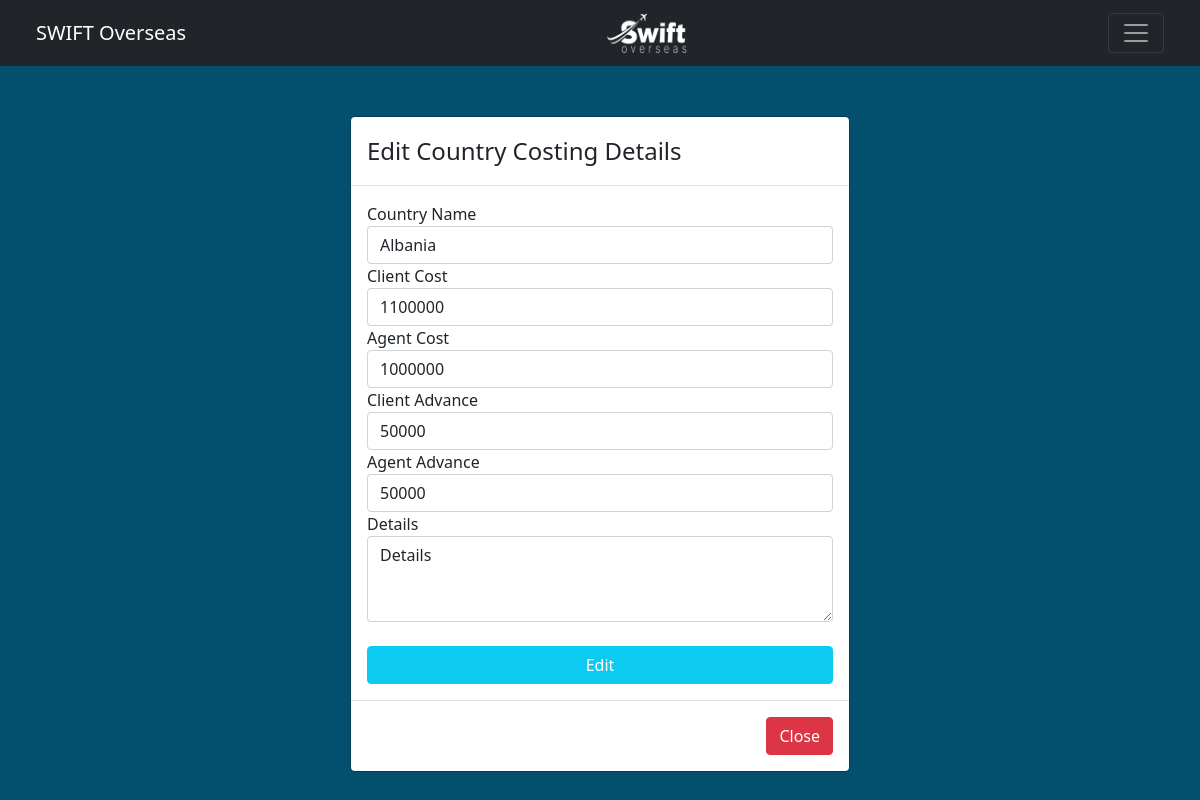
The page /countryCostEdit.php?userid=1 (signed in) on the database its author committed.
### tables this page shows
CREATE TABLE `tb_countrydetails` (
  `id` int(11) NOT NULL,
  `countryName` varchar(255) DEFAULT NULL,
  `clientCost` int(11) DEFAULT NULL,
  `clientAdvance` int(11) DEFAULT NULL,
  `agentCost` int(11) DEFAULT NULL,
  `agentAdvance` int(11) DEFAULT NULL,
  `remark` varchar(255) DEFAULT NULL
);

### countryCostEdit.php (the view, shortened to what this page needs)
<?php
include 'controller/session.php';
?>
<!DOCTYPE html>
<html lang="en">
<head>
    <link href="https://cdn.jsdelivr.net/npm/bootstrap@5.0.2/dist/css/bootstrap.min.css" rel="stylesheet">
    <link rel="stylesheet" href="css/countryCostEdit.css">
    <link rel="stylesheet" href="css/grid.css">
</head>
<body>
<?php
    include 'dashboardmenu.php';
    if(isset($_GET['userid']))
    {
      $cid = $_GET['userid'];
    }
?>
<br>
<div class="" id="myModal">
  <div class="modal-dialog">
    <div class="modal-content">
      <div class="modal-header">
        <h4 class="modal-title">Edit Country Costing Details</h4>
      </div>
      <div class="modal-body">
        <?php
          $sqlData = "SELECT * FROM tb_countrydetails WHERE id = $cid";
          $sqlResult = mysqli_query($conn, $sqlData);
          while($row = mysqli_fetch_array($sqlResult))
          { ?>
        <form action="controller/db_backend.php" method="GET" enctype="multipart/form-data">
            <label for="cn">Country Name</label>
            <input type="text" name="txtCountryName" class="form-control" id="cn" value="<?php echo $row['countryName']; ?>" placeholder="Country name">
            <label for="cc">Client Cost</label>
            <input type="number" name="txtClientCost" class="form-control" id="cc" value="<?php echo $row['clientCost']; ?>" placeholder="Client Cost">
            <label for="ac">Agent Cost</label>
            <input type="number" name="txtAgentCost" class="form-control" id="ac" value="<?php echo $row['agentCost']; ?>" placeholder="Agent Cost">
            <label for="ca">Client Advance</label>
            <input type="number" name="txtClientAdvance" class="form-control" id="ca" value="<?php echo $row['clientAdvance']; ?>" placeholder="Clients Advance">
            <label for="aa">Agent Advance</label>
            <input type="number" name="txtAgentAdvance" class="form-control" id="aa" value="<?php echo $row['agentAdvance']; ?>" placeholder="Agent Advance">
            <label for="rr">Details</label>
            <textarea name="txtRemak" class="form-control" id="rr"  rows="3" placeholder="Details"><?php echo $row['remark']; ?></textarea>
            <br>
            <button type="submit" name="btnCountryCostEdit" class="btn btn-info">Edit</button>
        </form>
        <?php } ?>
      </div>
      <div class="modal-footer">
        <a href="countryCost.php"><button type="button" class="btn btn-danger">Close</button></a>
      </div>
    </div>
  </div>
</div>
</body>
</html>

### css/countryCostEdit.css (style rules this page uses)
body { background: #03506e; }
#myModal button { width: 100%; color: white; }

### rows shown on the page
tb_countrydetails: txtCountryName "Albania", txtClientCost "1100000", txtAgentCost "1000000", txtClientAdvance "50000", txtAgentAdvance "50000", txtRemak "Details"
